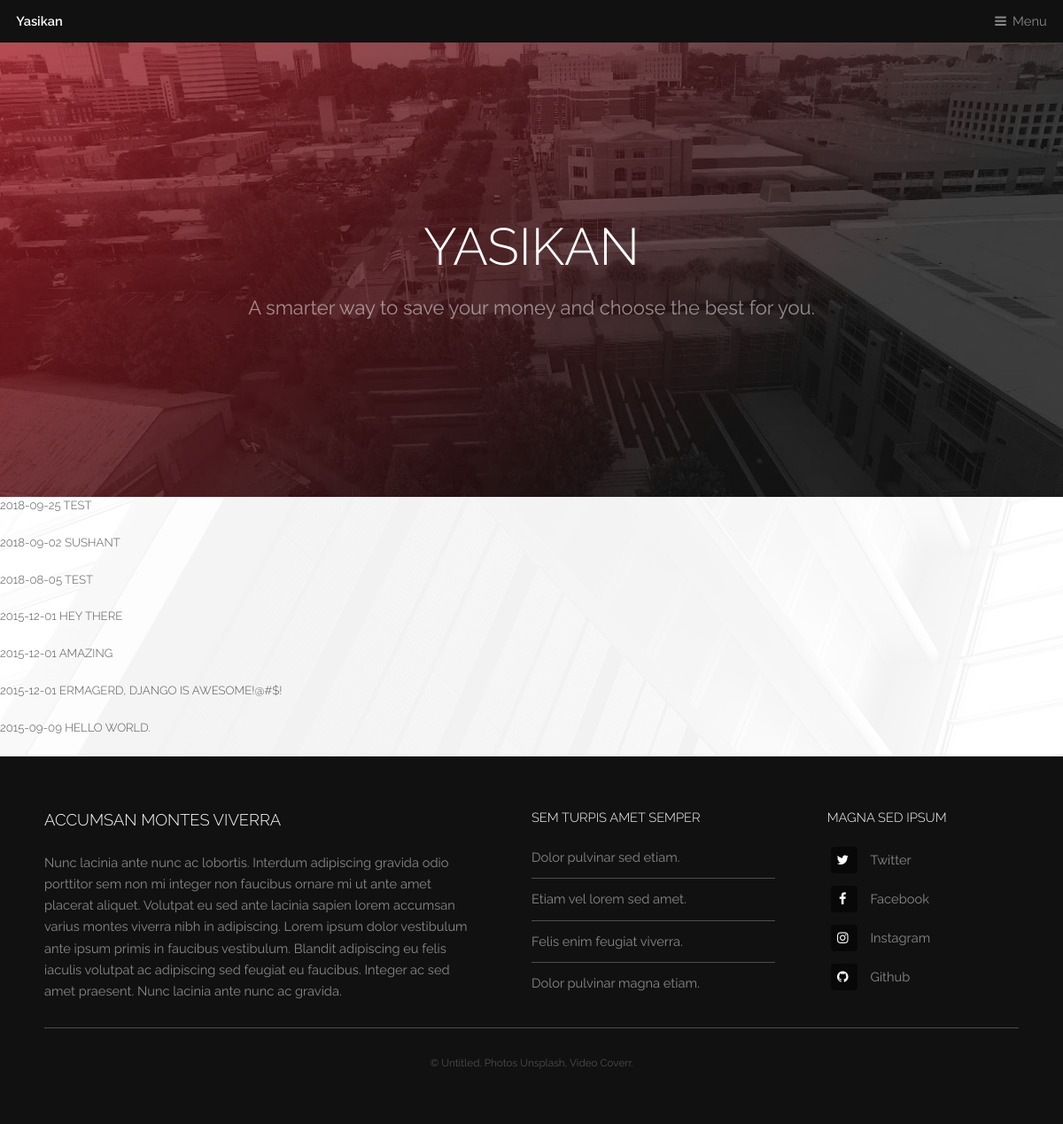
Screenshot of /blog/ with the database file from the repository.
### blog/models.py (models this page shows, shortened)
class Post(models.Model):
    title = models.CharField(max_length=140)
    body = models.TextField()
    date = models.DateTimeField()

### blog/templates/blog/blog.html
{% extends "personal/header.html" %}
{% block content %}
	{% for post in object_list %}
	  <h5>{{ post.date|date:"Y-m-d" }}<a href="/blog/{{post.id}}"> {{post.title}}</a></h5>
	{% endfor %}
{% endblock %}

### rows the page displays
Post: date "2018-09-25", title "TEST"
Post: date "2018-09-02", title "SUSHANT"
Post: date "2018-08-05", title "TEST"
Post: date "2015-12-01", title "HEY THERE"
Post: date "2015-12-01", title "AMAZING"
Post: date "2015-12-01", title "ERMAGERD, DJANGO IS AWESOME!@#$!"
Post: date "2015-09-09", title "HELLO WORLD."
